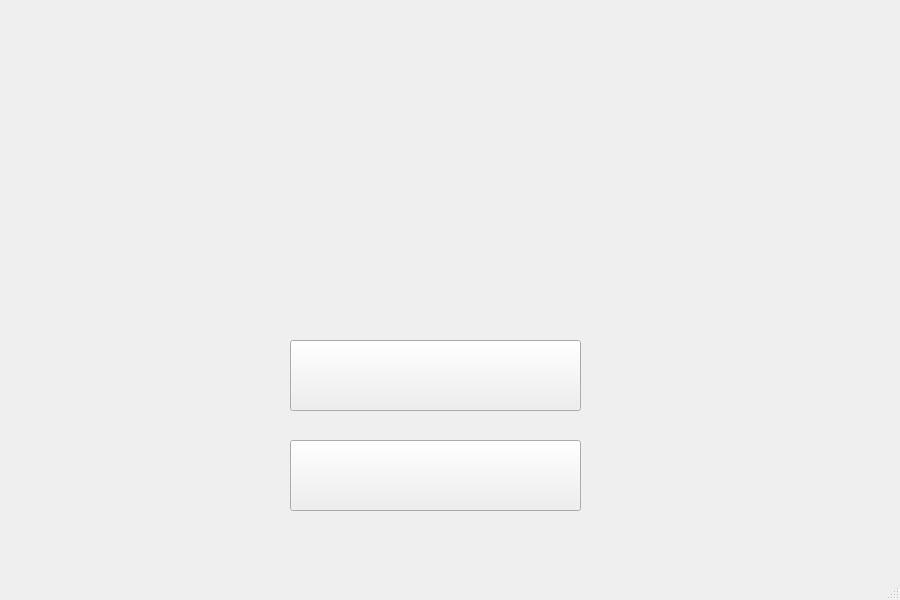
<?xml version="1.0" encoding="UTF-8"?>
<ui version="4.0">
 <class>Welcome</class>
 <widget class="QMainWindow" name="Welcome">
  <property name="geometry">
   <rect>
    <x>0</x>
    <y>0</y>
    <width>900</width>
    <height>600</height>
   </rect>
  </property>
  <property name="windowTitle">
   <string>MainWindow</string>
  </property>
  <widget class="QWidget" name="centralwidget">
   <widget class="QLabel" name="label">
    <property name="geometry">
     <rect>
      <x>0</x>
      <y>10</y>
      <width>900</width>
      <height>300</height>
     </rect>
    </property>
    <property name="styleSheet">
     <string notr="true">border-image: url(:/ui/zmj);</string>
    </property>
    <property name="text">
     <string/>
    </property>
   </widget>
   <widget class="QLabel" name="label_2">
    <property name="geometry">
     <rect>
      <x>0</x>
      <y>0</y>
      <width>951</width>
      <height>561</height>
     </rect>
    </property>
    <property name="styleSheet">
     <string notr="true">border-image: url(:/image/blank_bg);</string>
    </property>
    <property name="text">
     <string/>
    </property>
   </widget>
   <widget class="QPushButton" name="start_button">
    <property name="geometry">
     <rect>
      <x>290</x>
      <y>340</y>
      <width>291</width>
      <height>71</height>
     </rect>
    </property>
    <property name="styleSheet">
     <string notr="true">border-image: url(:/ui/start);</string>
    </property>
    <property name="text">
     <string/>
    </property>
   </widget>
   <widget class="QPushButton" name="load_button">
    <property name="geometry">
     <rect>
      <x>290</x>
      <y>440</y>
      <width>291</width>
      <height>71</height>
     </rect>
    </property>
    <property name="styleSheet">
     <string notr="true">border-image: url(:/ui/load);</string>
    </property>
    <property name="text">
     <string/>
    </property>
   </widget>
   <zorder>label_2</zorder>
   <zorder>label</zorder>
   <zorder>start_button</zorder>
   <zorder>load_button</zorder>
  </widget>
  <widget class="QMenuBar" name="menubar">
   <property name="geometry">
    <rect>
     <x>0</x>
     <y>0</y>
     <width>900</width>
     <height>26</height>
    </rect>
   </property>
  </widget>
  <widget class="QStatusBar" name="statusbar"/>
 </widget>
 <resources/>
 <connections/>
</ui>
